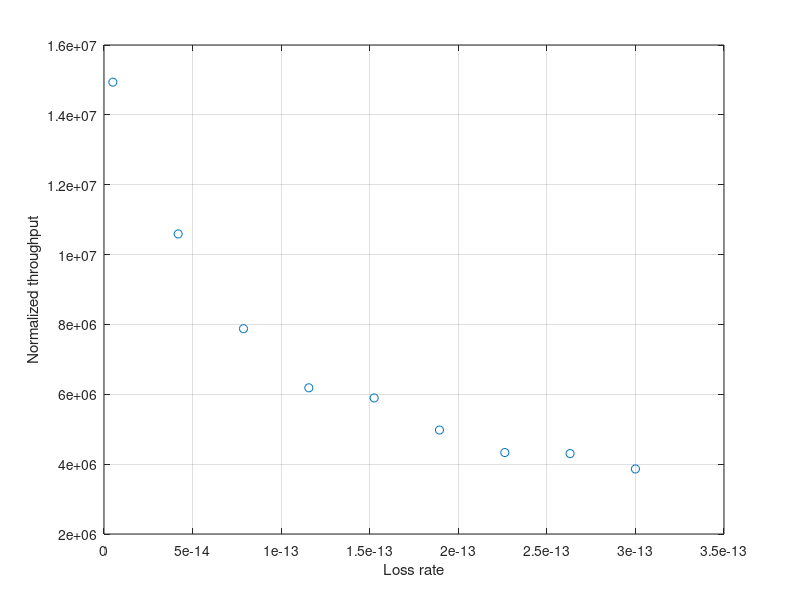

MATLAB code to generate this figure:
clear all;
clc;

%------------parameters-----------------------------------------------------
C=100*10^6;
RTT=100*10^(-3);
RTT0 = 25*10^-3;
alpha=0.4;
beta=0.9;
ph = RTT/RTT0;

N=100; %The total number of state of TCP CUBIC
Da=1460; %bytes in one segment
W=C*RTT/(8*Da);
K=1000;
% SNR = 0:1:20;
% Pe = [0.999999532	0.99999495	0.999944	0.999551569	0.997369278	0.988507364	0.961834979	0.901253115	0.795176513	0.648443118	0.483809533	0.329774969	0.205505725	0.118713625	0.063909832	0.0322979	0.015413036	0.006977893	0.003008113	0.00123878	4.89E-04]';
% mu=-2:0.1:0;
% tput=zeros(length(mu),1);
% lamda =zeros(length(mu),1);
% mu=-8:0.8:0;
% Pe = zeros(length(mu),1);
% for l=1:1:length(mu)
%     Pe(l,1)=10^mu(l);
% end
Pe =[0.003621358	0.008032641	0.013966351	0.020973181	0.028645852	0.03666317	0.044788136	0.052853109	0.06074366]';
% mu=-2:0.1:0;
% tput=zeros(length(mu),1);
% lamda =zeros(length(mu),1);
C_0 =5*10^-15 :3.6875*10^-14:3*10^-13;
lamda = zeros(length(Pe),1);
tput=zeros(length(Pe),1);



%---------------------Initiate lamda---------------------------------------
% for l=1:1:length(Pe)
%     lamda(l)=10^mu(l);
% end


for i=1:length(Pe)
%     Wmax = nthroot(((1-exp(-Pe(i,1)*(W^(4/3))*C_cubic))/(Pe(i,1)*C_cubic)),4/3);
%     lamda(i,1) = nthroot(C_cubic/(beta*Wmax),3);
    Wmax =sqrt(((8)*(1-exp(-(Pe(i,1)*3*W^2)/(8))))/(3*Pe(i,1)));
    lamda(i,1) = (2)/(RTT*Wmax);
    x=zeros(K,1);
    x(1)=0;
    tloss=exprnd(1/lamda(i,1),K,1);
    t=zeros(K,1);
    s=zeros(K,1);
    D=zeros(K,1);
    for k=1:K
        D(k)= ((W-beta*x(k)))*RTT;
        % (W-beta*x(k))/ph^2
        t(k)=min(tloss(k),D(k));
        x(k+1)= (t(k)/RTT) + beta*x(k);
%         L=nthroot((beta)*x(k,1)/(alpha),3);
        s(k)=((t(k)^2)/(2*RTT)) + beta*x(k)*t(k);
        
               
    end
   
    T=0;
    S=0;
    
    for m=1:K
        T=T+t(m);
        S=S+s(m);
    end
    R=S/(T);
    tput(i) = (R/(W))*C; % Nhân với C
    
end
plot(C_0,tput,'o');
hold on;
xlabel('Loss rate');
ylabel('Normalized throughput');
grid on;                    
          
                
               
        
        
        
        
        
        
        
        
   
        
    
    
    